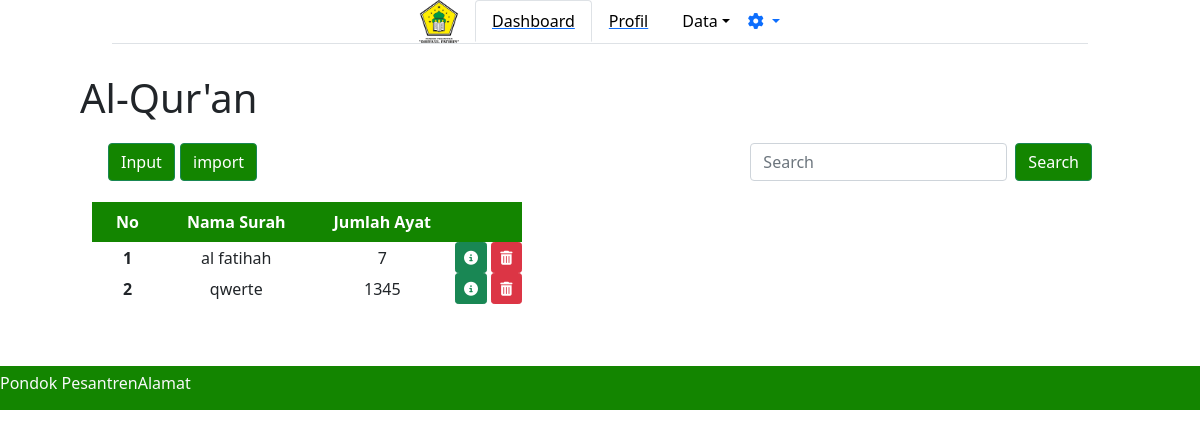
Page /adminpondok/quran/ on the earlier database version.
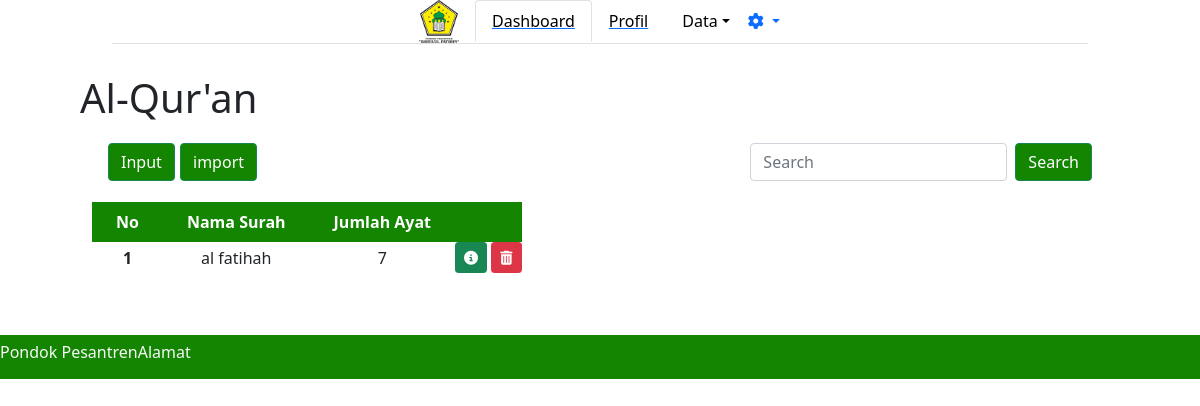
Same page on the later database version.
### adminpondok/models.py (models this page shows)
class Alquran(models.Model):
    surah = models.CharField(default='', max_length=12)
    ayat = models.IntegerField(default=0)

### adminpondok/views.py (the view)
# urls.py: path('quran/', views.alquran),
def alquran(req):
    if req.POST:
        models.Alquran.objects.create(
            surah=req.POST['surah'],
            ayat=req.POST['ayat'],
        )
        return redirect('/adminpondok/quran')
    quran = models.Alquran.objects.all()
    return render(req, 'adminpondok/quran.html', {
        'data': quran,
    })

### adminpondok/templates/adminpondok/quran.html (shortened to what this page needs)
{% extends "adminpondok/base.html" %}
{% block content %}
<h1>Al-Qur'an</h1>
<nav class="navbar navbar-light bg-white">
    <div class="container-fluid">
        <a class="navbar-brand">
            <button type="button" class="btn btn-success" data-bs-toggle="modal" data-bs-target="#staticBackdrop"
                style="background-color: #138500; display: inline-block;">
                Input
            </button>
            <button type="button" class="btn btn-success" style="background-color: #138500;">
                import
            </button>
        </a>
            <form class="d-flex">
                <input class="form-control me-2" type="search" placeholder="Search" aria-label="Search">
                <button class="btn btn-success" style="background-color:#138500 ;" type="submit">Search</button>
            </form>
    </div>
</nav>
</div>
<div class="min-h-screen bg-white py-2">
    <div class="container-fluid">
        <table class=' bg-white divide-y divide-gray-300' style="border: green;">
            <thead class="" style="background-color: #138500; color: #FFFFFF;">
                <tr>
                    <th class="font-semibold text-sm uppercase px-4 py-2 text-center"> No </th>
                    <th class="font-semibold text-sm-capitalize uppercase px-4 py-2 text-center"> Nama Surah </th>
                    <th class="font-semibold text-sm uppercase px-4 py-2 text-center"> Jumlah Ayat </th>
                    <th class="font-semibold text-sm uppercase px-4 py-2 text-center">  </th>
                </tr>
            </thead>
            {% for d in data %}
            <tbody class="divide-y divide-gray-200">
                <tr>
                    <th scope="row" class="text-center">{{ forloop.counter }}</th>
                    <td class="text-center">{{d.surah}}</td>
                    <td class="text-center">{{d.ayat}}</td>
                    <td>
                        <a class="btn btn-sm btn-success" data-bs-toggle="modal" data-bs-target="#detail" href="/adminpondok/quran/{{d.id}}/detail"><i class="fas fa-info-circle"></i></a>
                        <a class="btn btn-sm btn-danger" href="/adminpondok/quran/{{d.id}}/delete"><i class="fas fa-trash-alt"></i></a>
                    </td>
                </tr>
            </tbody>
            {% endfor %}
        </table>
    </div>
</div>
</div>
{% endblock %}

Differences in the rows shown:
removed Alquran: surah "qwerte", ayat "1345"
